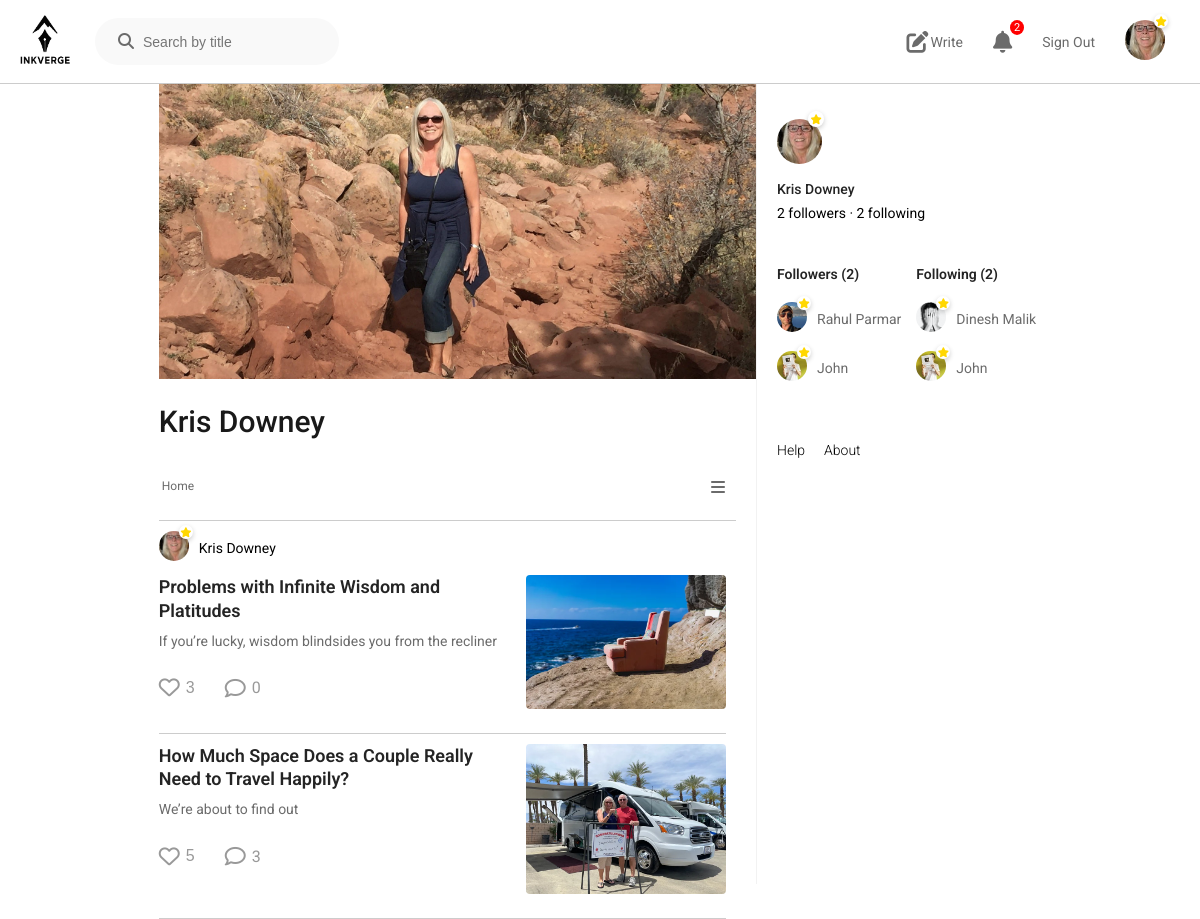
The app's page /profile (signed in) with its own data.
### blog/models.py (models this page shows, shortened)
class Profile(models.Model):
    user = models.OneToOneField(User, on_delete=models.CASCADE)
    image = models.ImageField(upload_to='profile_images/',null=True)
    cover_img = models.ImageField(upload_to='profile_covers/',null=True)
    is_member = models.BooleanField(default=False)

class Post(models.Model):
    author = models.ForeignKey(User,on_delete=models.CASCADE,related_name="posts")
    title = models.CharField(max_length=255)
    subtitle = models.CharField(max_length=500,null=True)
    description = models.TextField()
    image = models.ImageField(upload_to='post_images/',null=True)
    create_date = models.DateTimeField(auto_now_add=True)
    modify_date = models.DateTimeField(auto_now=True)

class Follow(models.Model):
    follower = models.ForeignKey(User, on_delete=models.CASCADE, related_name='following_set')
    following = models.ForeignKey(User, on_delete=models.CASCADE, related_name='followers_set')
    created_at = models.DateTimeField(auto_now_add=True)
    class Meta:
        unique_together = ('follower', 'following')

### blog/views.py (the view, shortened to what this page needs)
# urls.py: path('profile', views.profile, name="profile"),
@login_required
def profile(request):
    profile, created = Profile.objects.get_or_create(user=request.user)
    posts = request.user.posts.all().order_by('-create_date')
    unread_notifications = 0
    if request.user.is_authenticated:
        unread_notifications = request.user.notifications.filter(is_read=False).count()
    my_profile = profile
    followers = Follow.objects.filter(following=request.user)
    following = Follow.objects.filter(follower=request.user)
    query = request.GET.get('q','')
    if query:
        posts = request.user.posts.filter(title__icontains=query).order_by('-create_date')
    else:
        posts = request.user.posts.all().order_by('-create_date')
    context = {
        "profile": profile,
        "posts": posts,
        "my_profile": my_profile,
        "user_profile": request.user,
        "followers": followers,
        "following": following,
        "followers_count": followers.count(),
        "following_count": following.count(),
        "query":query,
        "unread_notifications":unread_notifications
    }
    return render(request, '../templates/profile.html', context)

### blog/templates/profile.html (shortened to what this page needs)
{% load static %}
<!DOCTYPE html>
<html lang="en">
<head>
    <link rel="stylesheet" href="https://cdnjs.cloudflare.com/ajax/libs/font-awesome/6.7.2/css/all.min.css" />
    <link rel="stylesheet" href="{% static 'profile.css' %}">
</head>
<body>
  <div class="nav">
    <div class="nav-left">
      <a href="{% url 'index' %}"><img class="logo" src="{% static 'image/logo-2.png' %}" alt="Inkverge Logo"></a>
      <div class="search">
        <form method="get" action="{% url 'index' %}">
          <i id="find" class="fa-solid fa-magnifying-glass"></i>
          <input type="text" class="ss" name="q" placeholder="Search by title" value="{{ query }}">
        </form>
      </div>
    </div>
    <div class="nav-right">
      <a href="{% url 'write' %}" class="hide"><i class="fa-solid fa-pen-to-square"></i><span class="wr">Write</span></a>
      <div class="notify">
        <a href="{% url 'notifications' %}" class="hide">
        <i class="fa fa-bell"></i>
        {% if unread_notifications > 0 %}
          <span class="notification-count">{{ unread_notifications }}</span>
        {% endif %}
      </a>
      </div>
      {% if user.is_authenticated %}
        <a href="{% url 'logout_view' %}" class="hide">Sign Out</a>
      {% else %}
        <a href="{% url 'login_register' %}" class="hide">Sign in</a>
      {% endif %}
      <a href="{% url 'profile' %}" class="nav-profile">
        <div class="profile-badge">
          {% if profile.image %}
            <img src="{{ profile.image.url }}" alt="{{ user.username }}">
          {% else %}
            <img src="{% static 'user_img/default.png' %}" alt="No photo">
          {% endif %}
          {% if profile.is_member %}
            <div class="badge"><i id="star" class="fas fa-star"></i></div>
          {% endif %}
        </div>
      </a>
    </div>
  </div>
  <div class="main">
    <div class="container">
        <div class="second">
            <div class="user-img">
              {% if profile.cover_img %}
                <img src="{{ profile.cover_img.url }}" alt="{{ user.username }}">
              {% else %}
                <img src="{% static 'user_img/default.png' %}" alt="No photo">
              {% endif %}
            </div>
            <div class="user-det">
                <div class="user-name">
                    <span>{{ user.username }}</span>
                </div>
            </div>
            <div class="fr-row">
              <div class="tagline">
                <a href="{% url 'profile' %}">Home</a>
                <i class="fa-solid fa-bars" id="mobile-options-icon"></i>
              </div>
            </div>
            <div class="top">
                <div class="pc">
                    {% if profile.image %}
                      <img src="{{ profile.image.url }}" alt="{{ user.username }}">
                      {% if profile.is_member %}
                      <div class="badge1"><i id="star" class="fas fa-star"></i></div>
                      {% endif %}
                    {% else %}
                      <img src="{% static 'user_img/default.png' %}" alt="No photo">
                    {% endif %}
                </div>
                <div class="u-name">
                    <p>{{ user.username }}</p>
                </div>
            </div>
            {% for post in posts %}
            <div class="sec-row">
                <div class="left">
                    <a href="{% url 'post_detail' post.pk %}"><h1>{{ post.title }}</h1></a>
                    <a href="{% url 'post_detail' post.pk %}"><p>{{ post.subtitle }}</p></a>
                    <div class="dtc">
                        <div class="ic-l">
                          <form action="{% url 'toggle_like' post.pk %}" method="post">
                            <button type="submit" class="insta-like-btn">
                              {% if post.is_liked %}
                                <i class="fa-solid fa-heart liked"></i>
                              {% else %}
                                <i class="fa-regular fa-heart"></i>
                              {% endif %}
                              <span>{{ post.likes.count }}</span>
                            </button>
                          </form>
                          <a href="{% url 'post_detail' post.pk %}">
                            <i class="fa-regular fa-comment"></i>
                            <span>{{ post.comments.count }}</span>
                          </a>
                      </div>
                    </div>
                </div>
                <div class="right">
                  <a href="{% url 'post_detail' post.pk %}">
                    <img src="{{ post.image.url }}" alt="{{ post.title }}">
                  </a>
                </div>
            </div>
            {% empty %}
            <p style="text-align: center; font-size: 18px; margin-top: 40px;">😔 No posts found.</p>
            {% endfor %}
        </div>
        <div class="third" id="off-original">
          <div class="tr-right">
            <a href="{% url 'profile' %}">
              <div class="tr-profile-badge">
                {% if profile.image %}
                  <img src="{{ profile.image.url }}" alt="{{ user.username }}">
                  {% if profile.is_member %}
                    <div class="badge"><i id="star" class="fas fa-star"></i></div>
                  {% endif %}
                {% else %}
                  <img src="{% static 'user_img/default.png' %}" alt="No photo">
                {% endif %}
              </div>
            </a>
          </div>
          <div class="client">
            <h4>{{ user.username }}</h4>
             <p>{{ followers_count }} followers · {{ following_count }} following</p>
          </div>
          <div class="fans">
              <div class="followers">
                  <div class="fav">
                    <h1>Followers ({{ followers_count }})</h1>
                  </div>
                  {% for follow in followers %}
                  <div class="fan-item">
                     <div class="foll">
                        <a href="{% url 'user_profile' follow.follower.id %}">
                          {% if follow.follower.profile.image %}
                            <img src="{{ follow.follower.profile.image.url }}" alt="{{ follow.follower.username }}">
                          {% else %}
                            <img src="{% static 'user_img/default.png' %}" alt="No photo">
                          {% endif %}
                          {% if follow.follower.profile.is_member %}
                            <div class="bad"><i id="star" class="fas fa-star"></i></div>
                          {% endif %}
                        </a>
                      </div>
                    <div class="foll-name">
                       <a href="{% url 'user_profile' follow.follower.id %}">
                          <p>{{ follow.follower.username }}</p>
                       </a>
                    </div>
                  </div>
                  {% empty %}
                  <p>No followers yet.</p>
                  {% endfor %}
              </div>
              <div class="following-block">
                  <div class="fav">
                    <h1>Following ({{ following_count }})</h1>
                  </div>
                  {% for follow in following %}
                  <div class="fan-item">
                    <div class="foll">
                        <a href="{% url 'user_profile' follow.following.id %}">
                          {% if follow.follower.profile.image %}
                            <img src="{{ follow.following.profile.image.url }}" alt="{{ follow.following.username }}">
                          {% else %}
                            <img src="{% static 'user_img/default.png' %}" alt="No photo">
                          {% endif %}
                          {% if follow.following.profile.is_member %}
                            <div class="bad"><i id="star" class="fas fa-star"></i></div>
                          {% endif %}
                        </a>
                      </div>
                    <div class="foll-name">
                      <a href="{% url 'user_profile' follow.following.id %}">
                        <p>{{ follow.following.username }}</p>
                      </a>
                    </div>
                  </div>
                  {% empty %}
                  <p>Not following anyone yet.</p>
                  {% endfor %}
              </div>
          </div>
          <footer>
            <div class="ft">
              <a href="{% url 'help' %}">Help</a>
              <a href="{% url 'about' %}">About</a>
            </div>
          </footer>
        </div>
    </div>
  </div>
</body>
</html>

### records on screen
Profile: image (picture), cover_img (picture)
Post: title "Problems with Infinite Wisdom and Platitudes", subtitle "If you’re lucky, wisdom blindsides you from the recliner", likes.count "3", comments.count "0", image (picture)
Post: title "How Much Space Does a Couple Really Need to Travel Happily?", subtitle "We’re about to find out", likes.count "5", comments.count "3", image (picture)
Follow: follower.profile.image (picture), follower.username "Rahul Parmar"
Follow: follower.profile.image (picture), follower.username "John"
Follow: following.profile.image (picture), following.username "Dinesh Malik"
Follow: following.profile.image (picture), following.username "John"

### other values on screen
{{ unread_notifications }} "2"
{{ user.username }} "Kris Downey"
{{ followers_count }} "2"
{{ following_count }} "2"
